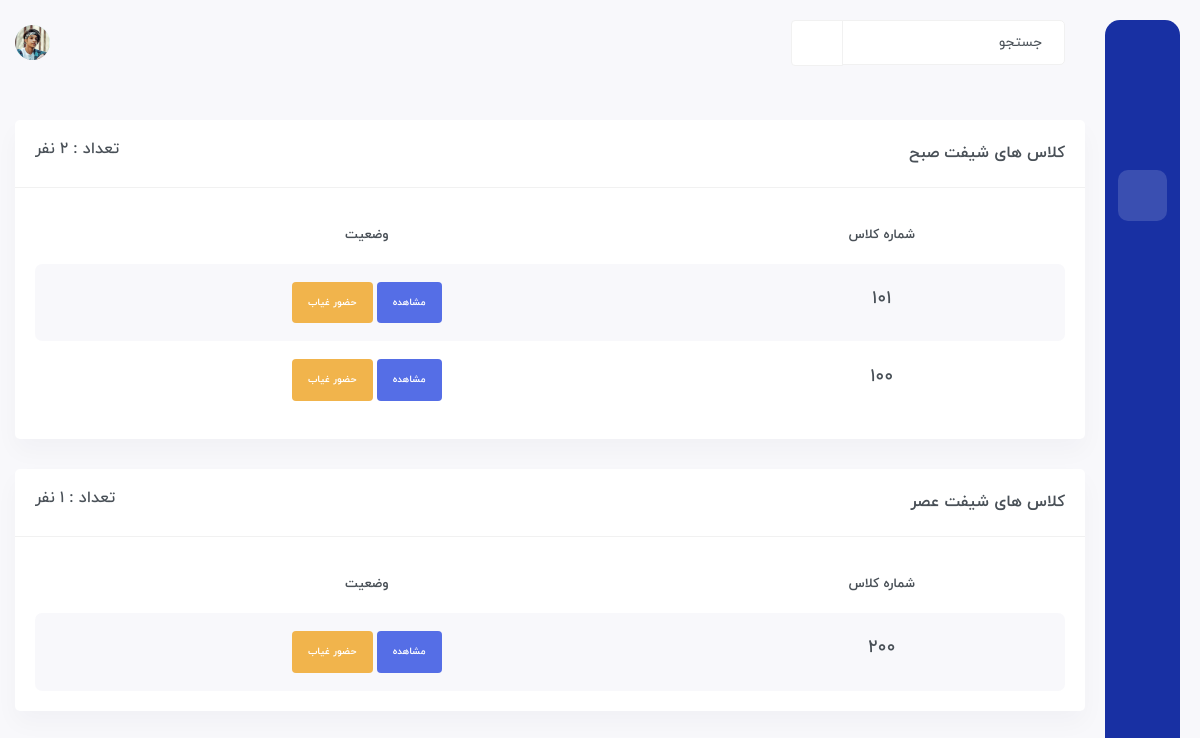
The app's page / (signed in), older data.
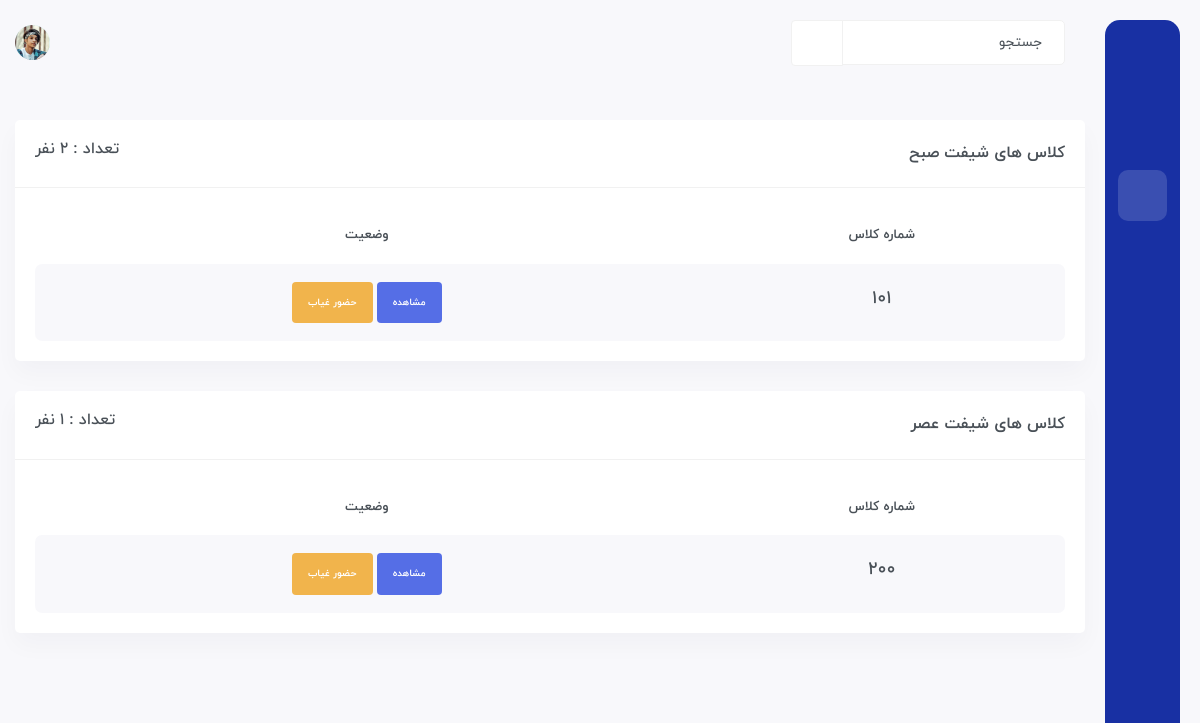
The same page, newer data.
### Student/models.py (models this page shows, shortened)
class Assign(models.Model):
    class_id = models.ForeignKey(Class, on_delete=models.CASCADE)
    def get_absolute_url(self):
        return reverse('student:class-room', args=[self.class_id.number, self.class_id.shift])

class Class(models.Model):
    number = models.IntegerField()
    shift = models.CharField(choices=SHIFT, max_length=3)

### Student/views.py (the view)
class IndexView(LoginRequiredMixin, generic.View):
    login_url = 'account:login'
    def get(self, request):
        student_m = models.Student.objects.filter(class_id__shift='صبح').count()
        student_e = models.Student.objects.filter(class_id__shift='عصر').count()
        c = {
            'student_m': student_m,
            'student_e': student_e
        }
        assign_m = models.Assign.objects.filter(class_id__shift='صبح')
        assign_e = models.Assign.objects.filter(class_id__shift='عصر')
        if assign_m.exists():
            c['class_room_m'] = assign_m
        if assign_e.exists():
            c['class_room_e'] = assign_e
        return render(request, 'home.html', c)

### templates/home.html
{% extends 'base.html' %}
{% load static %}
{% block body %}
	<div id="main-wrapper">
	    <div class="content-body">
		<div class="container">
		    <div class="row">
			<div class="col-xxl-6">
			    <div class="card">
				<div class="card-header align-items-center">
				    <h4 class="card-title">کلاس های شیفت صبح</h4>
				    <h5 class="text-left">تعداد : {{ student_m }} نفر</h5>
				</div>
				<div class="card-body">
				    <div class="table-responsive">
					<table class="table table-striped responsive-table text-center">
					    <thead>
						<tr>
						    <th>شماره کلاس</th>
						    <th>وضعیت</th>
						</tr>
					    </thead>
					    <tbody>
							{% for c in class_room_m %}
								<tr>
									<td>
									<h4>{{ c.class_id.number }}</h4>
									</td>
									<td>
										<div class="badge p-3 bg-primary"><a href="{{ c.get_absolute_url }}" class="text-white">مشاهده</a></div>
										<div class="badge p-3 bg-warning"><a href="{% url 'student:attendance' c.class_id.number %}" class="text-white">حضور غیاب</a></div>
									</td>
								</tr>
							{% endfor %}
					    </tbody>
					</table>
				    </div>
				</div>
			    </div>
			</div>
			<div class="col-xxl-6">
			    <div class="card">
				<div class="card-header align-items-center">
				    <h4 class="card-title">کلاس های شیفت عصر</h4>
				    <h5 class="text-left">تعداد : {{ student_e }} نفر</h5>
				</div>
				<div class="card-body">
				    <div class="table-responsive">
					<table class="table table-striped responsive-table text-center">
					    <thead>
						<tr>
						    <th>شماره کلاس</th>
						    <th>وضعیت</th>
						</tr>
					    </thead>
					    <tbody>
							{% for c in class_room_e %}
								<tr>
									<td>
									<h4>{{ c.class_id.number }}</h4>
									</td>
									<td>
										<div class="badge p-3 bg-primary"><a href="{{ c.get_absolute_url }}" class="text-white">مشاهده</a></div>
										<div class="badge p-3 bg-warning"><a href="{% url 'student:attendance' c.class_id.number %}" class="text-white">حضور غیاب</a></div>
									</td>
								</tr>
							{% endfor %}
					    </tbody>
					</table>
				    </div>
				</div>
			    </div>
			</div>
		    </div>
		</div>
	    </div>
	</div>
{% endblock %}

Row changes from the older to the newer data that the page shows:
removed Assign: class_id.number "100", shown under "تعداد : 2 نفر"
